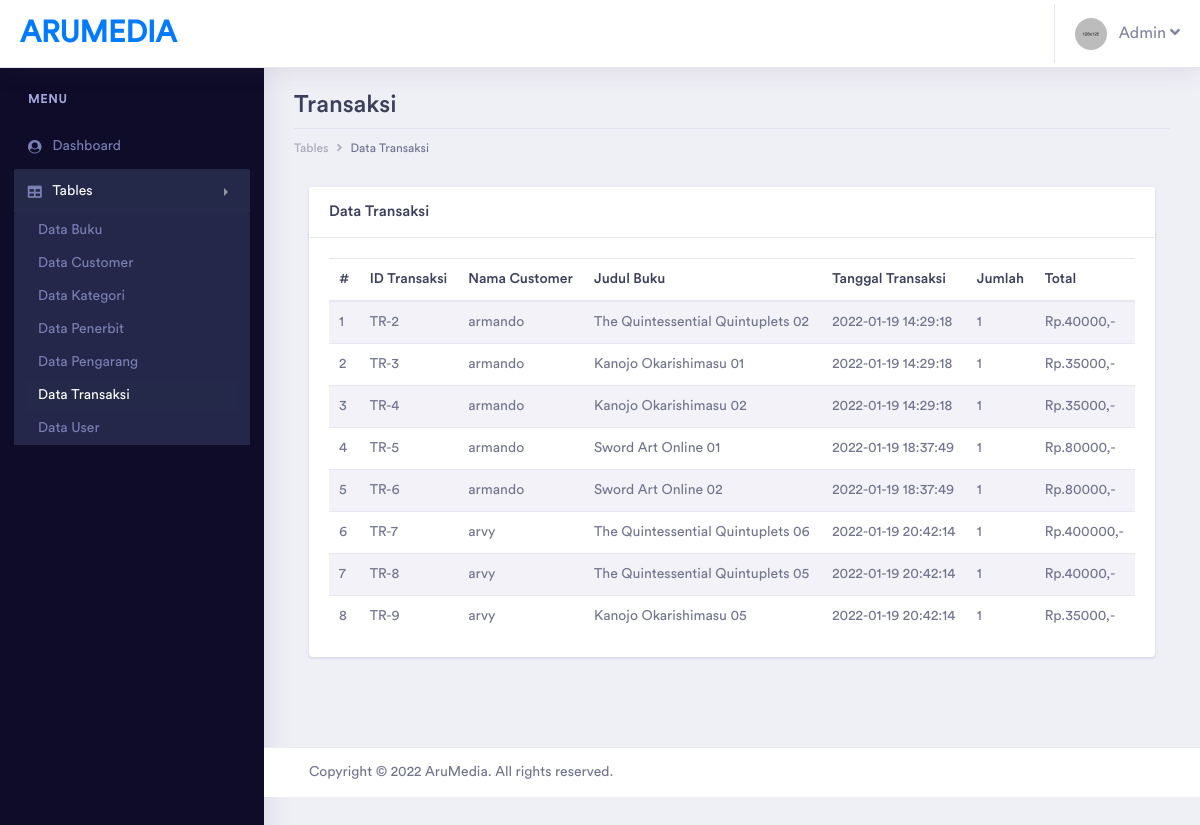
Page /admin/pages/tables/transaksi/table_transaksi.php (signed in) on the committed database.
### tables this page shows
CREATE TABLE `transaksi` (
  `id_transaksi` varchar(50) NOT NULL,
  `id_customer` varchar(20) NOT NULL,
  `id_buku` varchar(50) NOT NULL,
  `tgl_transaksi` datetime NOT NULL,
  `jumlah` int(11) NOT NULL,
  `total` int(11) NOT NULL
);

CREATE TABLE `customer` (
  `id_customer` varchar(20) NOT NULL,
  `nama_customer` varchar(100) NOT NULL,
  `jk_customer` enum('Laki-Laki','Perempuan') NOT NULL,
  `alamat_customer` varchar(200) NOT NULL,
  `email_customer` varchar(100) NOT NULL,
  `telp_customer` varchar(20) NOT NULL,
  `deleted` tinyint(1) NOT NULL
);

CREATE TABLE `buku` (
  `id_buku` varchar(50) NOT NULL,
  `judul_buku` varchar(200) NOT NULL,
  `id_pengarang` varchar(20) NOT NULL,
  `id_penerbit` varchar(20) NOT NULL,
  `id_kategori` varchar(20) NOT NULL,
  `stok` int(11) NOT NULL,
  `berat` float NOT NULL,
  `harga` int(11) NOT NULL,
  `deskripsi` varchar(1000) NOT NULL,
  `gambar` varchar(200) NOT NULL,
  `deleted` tinyint(1) NOT NULL
);

### admin/pages/tables/transaksi/table_transaksi.php (the view, shortened to what this page needs)
<?php
include '../../../../helper/connection.php';
?>
<?php
if(!$_SESSION['username'] && !$_SESSION['password'] && $_SESSION['tipe_user'] != "Admin")
{
    echo "
		<script type='text/javascript'>
		alert('Anda harus login terlebih dahulu!')
		window.location='../../../index.php';
		</script>";
}
else
{
?>
<!doctype html>
<html lang="en">
<head>
    <link rel="stylesheet" href="../../../assets/vendor/bootstrap/css/bootstrap.min.css">
    <link href="../../../assets/vendor/fonts/circular-std/style.css" rel="stylesheet">
    <link rel="stylesheet" href="../../../assets/libs/css/style.css">
    <link rel="stylesheet" href="../../../assets/vendor/fonts/fontawesome/css/fontawesome-all.css">
    <link rel="stylesheet" href="../../../assets/vendor/charts/chartist-bundle/chartist.css">
    <link rel="stylesheet" href="../../../assets/vendor/charts/morris-bundle/morris.css">
    <link rel="stylesheet" href="../../../assets/vendor/fonts/material-design-iconic-font/css/materialdesignicons.min.css">
    <link rel="stylesheet" href="../../../assets/vendor/charts/c3charts/c3.css">
    <link rel="stylesheet" href="../../../assets/vendor/fonts/flag-icon-css/flag-icon.min.css">
</head>
<body>
    <div class="dashboard-main-wrapper">
        <div class="dashboard-header">
            <nav class="navbar navbar-expand-lg bg-white fixed-top">
                <a class="navbar-brand" href="../../../dashboard.php">AruMedia</a>
                <div class="collapse navbar-collapse " id="navbarSupportedContent">
                    <ul class="navbar-nav ml-auto navbar-right-top">
                        <li class="nav-item dropdown nav-user">
                            <a class="nav-link nav-user-img" href="#" id="navbarDropdownMenuLink2" data-toggle="dropdown"
                                aria-haspopup="true" aria-expanded="false"><img src="../../../assets/images/avatar-1.jpg"
                                    alt="" class="user-avatar-md rounded-circle">&nbsp;&nbsp;&nbsp;Admin <i class="fas fa-angle-down"></i></a>
                        </li>
                    </ul>
                </div>
            </nav>
        </div>
        <div class="nav-left-sidebar sidebar-dark">
            <div class="menu-list">
                <nav class="navbar navbar-expand-lg navbar-light">
                    <div class="collapse navbar-collapse" id="navbarNav">
                        <ul class="navbar-nav flex-column">
                            <li class="nav-divider">
                                Menu
                            </li>
                            <li class="nav-item ">
                                <a class="nav-link" href="../../../dashboard.php" aria-expanded="false" data-target="#submenu-1"
                                    aria-controls="submenu-1"><i class="fa fa-fw fa-user-circle"></i>Dashboard
                                    <span class="badge badge-success">6</span></a>
                            </li>
                            <li class="nav-item">
                                <a class="nav-link active" href="#" data-toggle="collapse" aria-expanded="false"
                                    data-target="#submenu-5" aria-controls="submenu-5"><i class="fas fa-fw fa-table"></i>Tables</a>
                                <div id="submenu-5" class="collapse submenu show" style="">
                                    <ul class="nav flex-column">
                                        <li class="nav-item">
                                            <a class="nav-link" href="../buku/table_buku.php">Data Buku</a>
                                        </li>
                                        <li class="nav-item">
                                            <a class="nav-link" href="../customer/table_customer.php">Data Customer</a>
                                        </li>
                                        <li class="nav-item">
                                            <a class="nav-link" href="../kategori/table_kategori.php">Data
                                                Kategori</a>
                                        </li>
                                        <li class="nav-item">
                                            <a class="nav-link" href="../penerbit/table_penerbit.php">Data Penerbit</a>
                                        </li>
                                        <li class="nav-item">
                                            <a class="nav-link" href="../pengarang/table_pengarang.php">Data Pengarang</a>
                                        </li>
                                        <li class="nav-item">
                                            <a class="nav-link active" href="table_transaksi.php">Data Transaksi</a>
                                        </li>
                                        <li class="nav-item">
                                            <a class="nav-link" href="../user/table_user.php">Data User</a>
                                        </li>
                                    </ul>
                                </div>
                            </li>
                        </ul>
                    </div>
                </nav>
            </div>
        </div>
        <div class="dashboard-wrapper">
            <div class="dashboard-ecommerce">
                <div class="container-fluid dashboard-content ">
                    <div class="row">
                        <div class="col-xl-12 col-lg-12 col-md-12 col-sm-12 col-12">
                            <div class="page-header">
                                <h2 class="pageheader-title">Transaksi</h2>
                                <div class="page-breadcrumb">
                                    <nav aria-label="breadcrumb">
                                        <ol class="breadcrumb">
                                            <li class="breadcrumb-item"><a href="#" class="breadcrumb-link">Tables</a></li>
                                            <li class="breadcrumb-item active" aria-current="page">Data Transaksi</li>
                                        </ol>
                                    </nav>
                                </div>
                            </div>
                        </div>
                    </div>
                    <div class="col-xl-12">
                        <div class="card">
                            <h5 class="card-header">Data Transaksi</h5>
                            <div class="card-body">
                                <table class="table table-striped">
                                    <thead>
                                        <tr>
                                            <th>#</th>
                                            <th>ID Transaksi</th>
                                            <th>Nama Customer</th>
                                            <th>Judul Buku</th>
                                            <th>Tanggal Transaksi</th>
                                            <th>Jumlah</th>
                                            <th>Total</th>
                                        </tr>
                                    </thead>
                                    <tbody>
                                        <?php
                                            $query =
                                            "select t.id_transaksi,c.nama_customer,b.judul_buku,t.tgl_transaksi,t.jumlah,t.total from transaksi t,customer c,buku b
                                            where t.id_customer = c.id_customer AND
                                            b.id_buku = t.id_buku";
                                            $result = mysqli_query($con, $query);
                                            if (mysqli_num_rows($result) > 0)
                                            {
                                                $index = 1;
                                                while($row = mysqli_fetch_assoc($result))
                                                {
                                                    echo "
                                                    <tr>
                                                        <td>" . $index++ . "</td>
                                                        <td>" . $row["id_transaksi"] . "</td>
                                                        <td>" . $row["nama_customer"] . "</td>
                                                        <td>" . $row["judul_buku"] . "</td>
                                                        <td>" . $row["tgl_transaksi"] . "</td>
                                                        <td>" . $row["jumlah"] . "</td>
                                                        <td>Rp." . $row["total"] . ",-</td>
                                                    </tr>
                                                    ";
                                                }
                                            }
                                            ?>
                                    </tbody>
                                </table>
                            </div>
                        </div>
                    </div>
                </div>
            </div>
            <div class="footer">
                <div class="container-fluid">
                    <div class="row">
                        <div class="col-xl-6 col-lg-6 col-md-6 col-sm-12 col-12">
                        Copyright © 2022 AruMedia. All rights reserved.
                        </div>
                        <div class="col-xl-6 col-lg-6 col-md-6 col-sm-12 col-12">
                        </div>
                    </div>
                </div>
            </div>
        </div>
    </div>
</body>
</html>
<?php } ?>

### rows in the picture
transaksi: id_transaksi "TR-2", id_customer.nama_customer "armando", id_buku.judul_buku "The Quintessential Quintuplets 02", tgl_transaksi "2022-01-19 14:29:18", jumlah "1", total "40000"
transaksi: id_transaksi "TR-3", id_customer.nama_customer "armando", id_buku.judul_buku "Kanojo Okarishimasu 01", tgl_transaksi "2022-01-19 14:29:18", jumlah "1", total "35000"
transaksi: id_transaksi "TR-4", id_customer.nama_customer "armando", id_buku.judul_buku "Kanojo Okarishimasu 02", tgl_transaksi "2022-01-19 14:29:18", jumlah "1", total "35000"
transaksi: id_transaksi "TR-5", id_customer.nama_customer "armando", id_buku.judul_buku "Sword Art Online 01", tgl_transaksi "2022-01-19 18:37:49", jumlah "1", total "80000"
transaksi: id_transaksi "TR-6", id_customer.nama_customer "armando", id_buku.judul_buku "Sword Art Online 02", tgl_transaksi "2022-01-19 18:37:49", jumlah "1", total "80000"
transaksi: id_transaksi "TR-7", id_customer.nama_customer "arvy", id_buku.judul_buku "The Quintessential Quintuplets 06", tgl_transaksi "2022-01-19 20:42:14", jumlah "1", total "400000"
transaksi: id_transaksi "TR-8", id_customer.nama_customer "arvy", id_buku.judul_buku "The Quintessential Quintuplets 05", tgl_transaksi "2022-01-19 20:42:14", jumlah "1", total "40000"
transaksi: id_transaksi "TR-9", id_customer.nama_customer "arvy", id_buku.judul_buku "Kanojo Okarishimasu 05", tgl_transaksi "2022-01-19 20:42:14", jumlah "1", total "35000"
